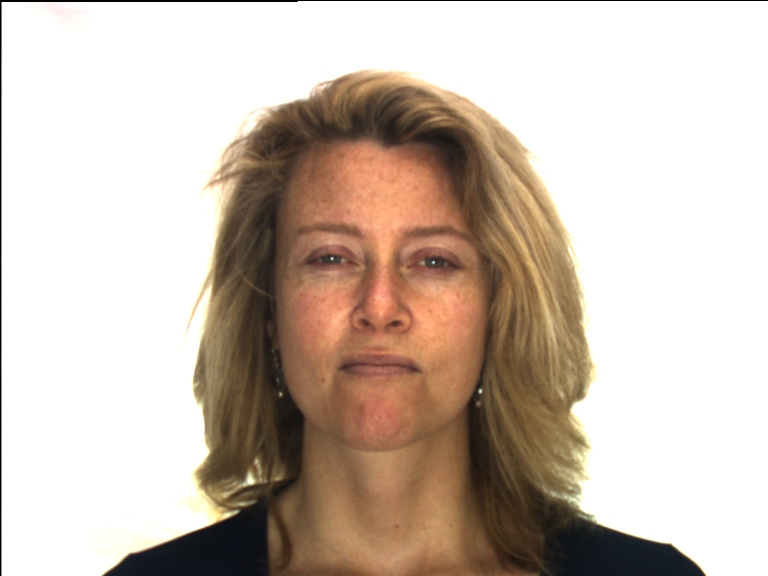
#> input picture FullSkinDataset/ORI/img (1045).jpg, 768 x 576 px; its folder holds only this picture in this run
$ python correct_gt.py
#> lines starting #> are read from the running program, lines starting #| are printed output that depends on the picture; after the words box and inside, x2 and y2 are one past the last pixel; in counts of white or black regions, pixels touching at a corner belong together
import os
import re

import cv2
import numpy as np


jpg_pattern = re.compile('\w*\.jpg')

minimum_connected_component_size = 500

def remove_small_connected_components(img):
    #find all your connected components (white blobs in your image)
    nb_components, output, stats, centroids = cv2.connectedComponentsWithStats(img, connectivity=8)
    #connectedComponentswithStats yields every seperated component with information on each of them, such as size
    #the following part is just taking out the background which is also considered a component, but most of the time we don't want that.
    sizes = stats[1:, -1]; nb_components = nb_components - 1

    # minimum size of particles we want to keep (number of pixels)
    #here, it's a fixed value, but you can set it as you want, eg the mean of the sizes or whatever
    min_size = minimum_connected_component_size

    #your answer image
    img2 = np.zeros((output.shape))
    #for every component in the image, you keep it only if it's above min_size
    for i in range(0, nb_components):
        if sizes[i] >= min_size:
            img2[output == i + 1] = 255
    return img2


gt_basefolder = '../FullSkinDataset/GT'
ori_basefolder = '../FullSkinDataset/ORI'

out_basefolder = os.path.join(gt_basefolder,'Corrected')

if not os.path.isdir(out_basefolder):
    os.mkdir(out_basefolder)


all_files = os.listdir(ori_basefolder)
filenames = [i for i in all_files if jpg_pattern.search(i) is not None]

t_val = 9
for filename in filenames:
    ori_filename = os.path.join(ori_basefolder,filename)
    gt_filename = os.path.join(gt_basefolder,filename)
    ori_im = cv2.imread(ori_filename)
#> ori_im is the input picture: shape (576, 768, 3); mean B, G, R 178, 189.6, 203.5
    gt_im = cv2.imread(gt_filename)
    gray_gt = cv2.cvtColor(gt_im, cv2.COLOR_BGR2GRAY)
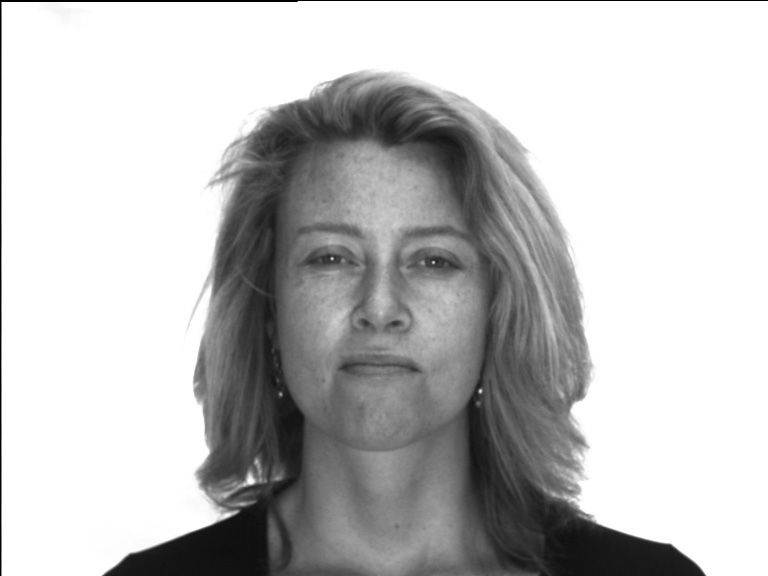
#> gray_gt: shape (576, 768); min 0, max 255, mean 192.4

    bin_im = np.copy(gray_gt)
    neg_im = np.copy(ori_im)
    for i in range(ori_im.shape[0]):
        for j in range(ori_im.shape[1]):
            norm = gray_gt[i,j]
            if norm > t_val:
                bin_im[i,j] = 255
            else:
                bin_im[i,j] = 0
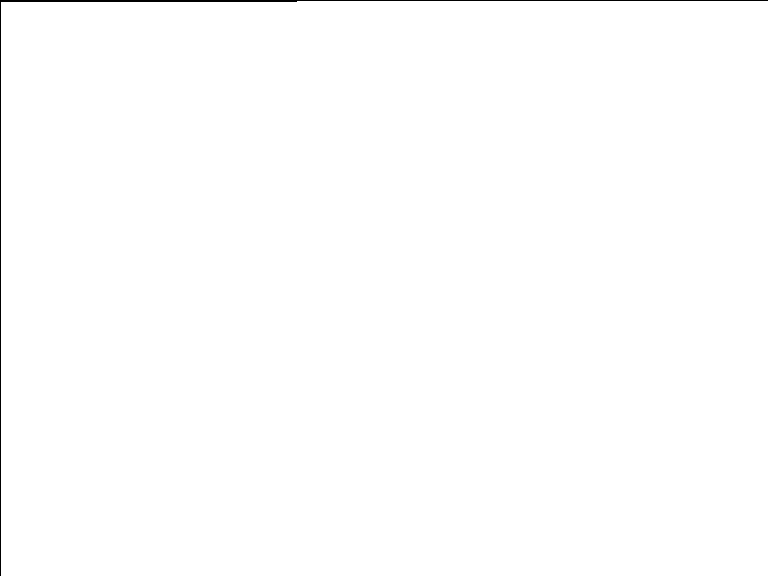
#> bin_im: shape (576, 768); 99.6% white; 1 black region, box (x1, y1, x2, y2) and area: (0, 0, 768, 576) 1639

    corrected_bin_im = remove_small_connected_components(bin_im)
#> in remove_small_connected_components, `nb_components, output, stats, centroids = cv2.connectedComponentsWithS..`: nb_components = 2; stats = [[0, 0, 768, 576, 1639], [1, 1, 767, 575, 440729]]; centroids = [[206.5, 101.2], [384.2, 288.2]]
#> in remove_small_connected_components, `sizes = stats[1:, -1]`: sizes = [440729]
#> in remove_small_connected_components, `nb_components = nb_components - 1`: nb_components = 1

    cv2.imwrite(os.path.join(out_basefolder,filename),corrected_bin_im, [int(cv2.IMWRITE_JPEG_QUALITY), 100])
